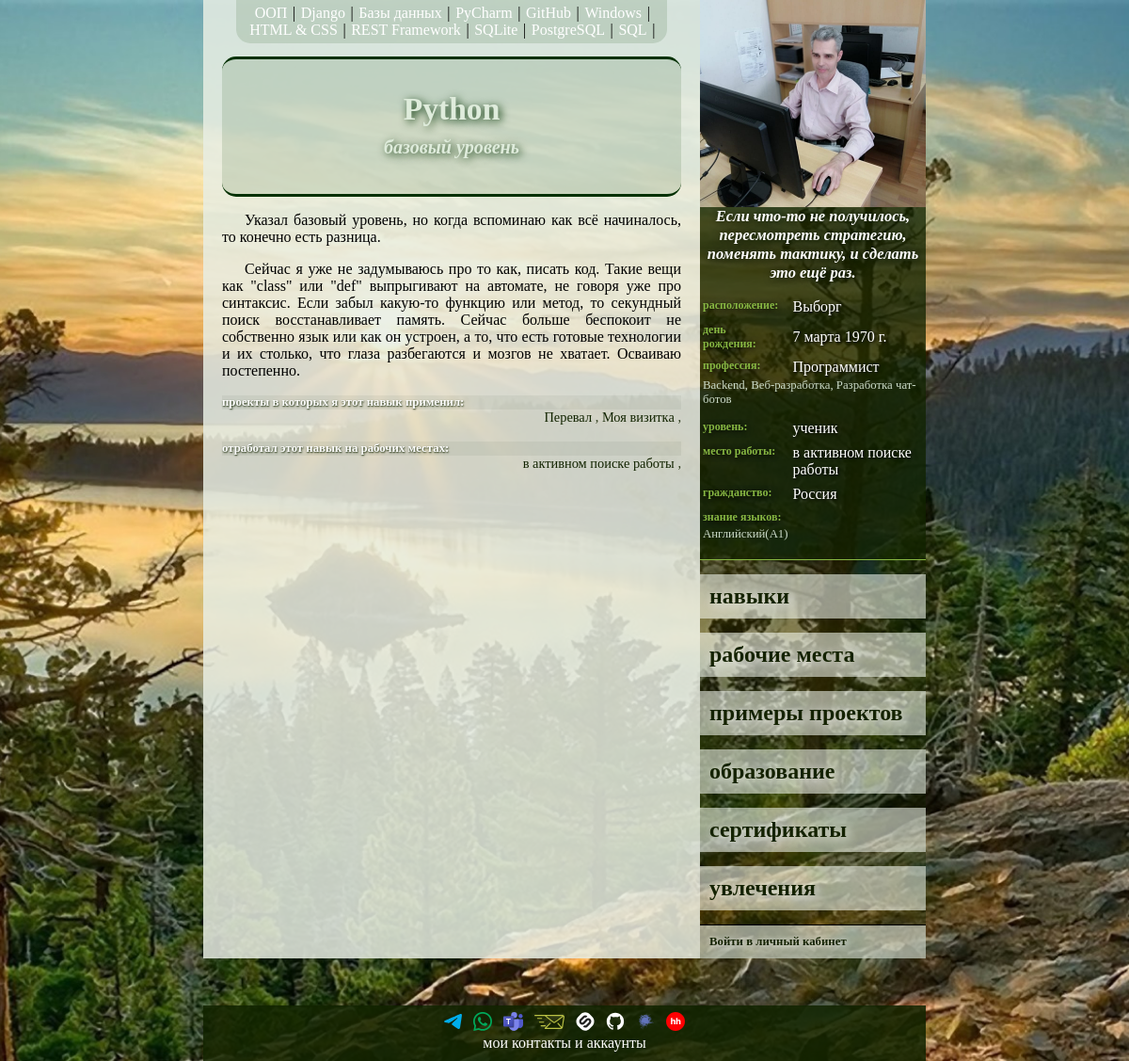
/1/data/skills/1, run on an earlier commit of the app's database.
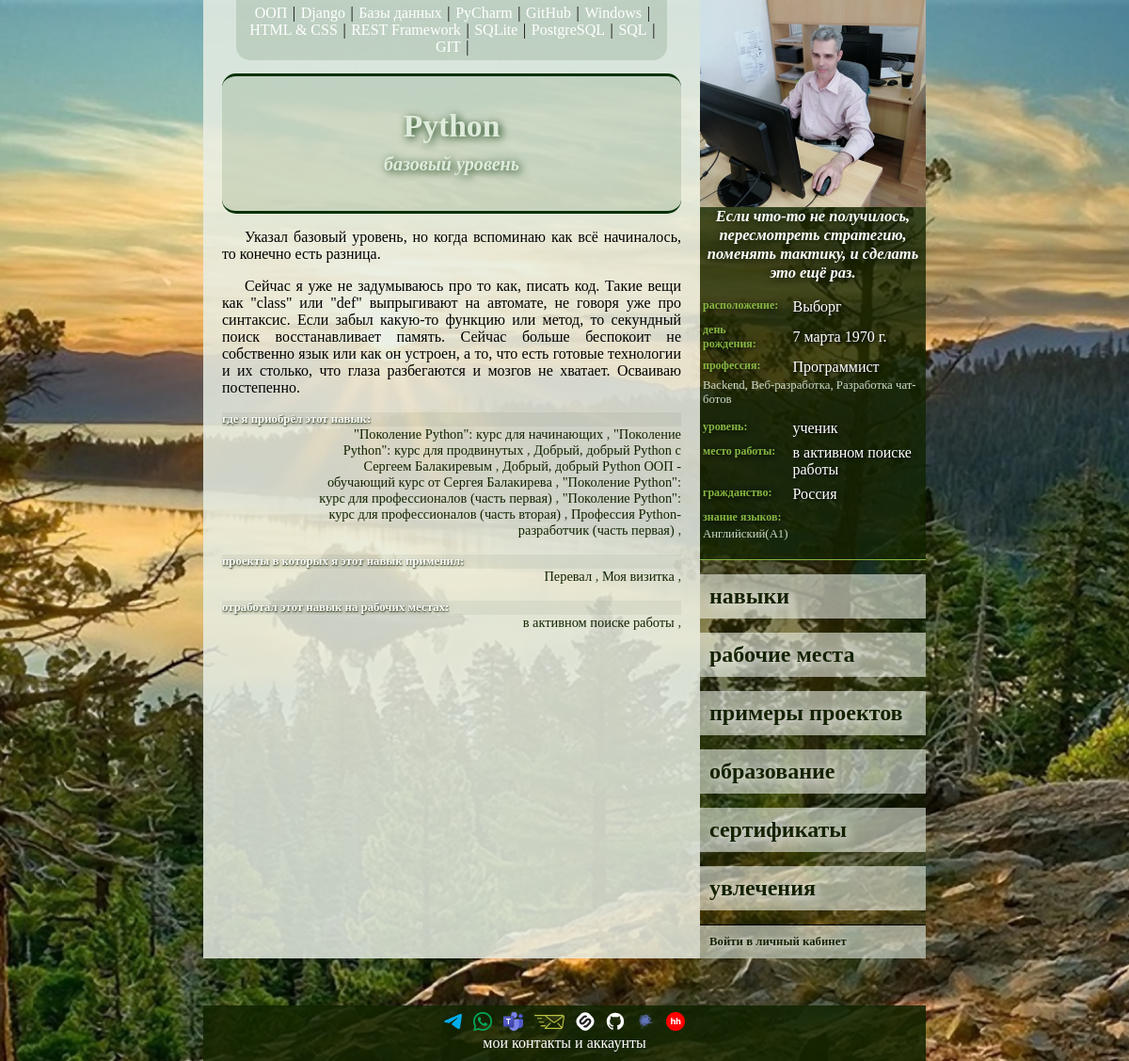
And on a later commit of the database.
### new/models.py (models this page shows, shortened)
class Generalization(models.Model):
    name = models.CharField(max_length=500, unique=True, verbose_name="Наименование")
    description = models.TextField(verbose_name="Описание")
    def __str__(self):
        return self.name
    class Meta:
        abstract = True

class Skill(Generalization):
    LEVEL_OF_OWNERSHIP = {
        "JN": "базовый",
        "MD": "средний",
        "SN": "продвинутый",
    }
    level = models.CharField(
        max_length=2,
        choices=LEVEL_OF_OWNERSHIP,
        null=True,
        blank=True,
        verbose_name="Уровень владения навыком",
    )
    objects: ClassVar[models.Manager["Skill"]]
    class Meta:
        verbose_name = "Навык"
        verbose_name_plural = "Навыки"

class StartAndEndDates(models.Model):
    start_date = models.DateField(blank=True, null=True, verbose_name="Дата начала")
    end_date = models.DateField(blank=True, null=True, verbose_name="Дата окончания")
    start_date: Optional[date]
    end_date: Optional[date]
    class Meta:
        abstract = True

class LinkToTheOriginal(models.Model):
    link_to_the_original = models.URLField(blank=True, null=True, verbose_name="Ссылка на оригинал")
    class Meta:
        abstract = True

class Project(Generalization, StartAndEndDates, LinkToTheOriginal):
    used_skills = models.ManyToManyField(
        Skill,
        blank=True,
        related_name="projects",
        verbose_name="В проекте использованы навыки",
    )
    job = models.ForeignKey(
        Working,
        null=True,
        blank=True,
        on_delete=models.SET_NULL,
        related_name="projects",
        verbose_name="Рабочее место проекта",
    )
    objects: ClassVar[models.Manager["Project"]]
    class Meta:
        verbose_name = "Проект"
        verbose_name_plural = "Проекты"

class Working(Generalization, StartAndEndDates, LinkToTheOriginal):
    position = models.CharField(max_length=255, verbose_name="Должность")
    used_skills = models.ManyToManyField(
        Skill,
        blank=True,
        related_name="i_worked_for",
        verbose_name="Навыки полученные на этой работе",
    )
    objects: ClassVar[models.Manager["Working"]]
    class Meta:
        verbose_name = "Рабочее место"
        verbose_name_plural = "Рабочие места"

class MyUser(AbstractUser):
    PROFESSIONAL_LEVELS = {
        "": "— Нет никакого —",
        "LR": "ученик",
        "BR": "начинающий",
        "LL": "небольшой опыт",
        "EX": "опыт есть",
        "PR": "профессионал",
        "SP": "супер-профессионал",
        "HB": "хобби",
    }
    BIOLOGICAL_SEX = {
        "": "— Не выбран —",
        "F": "женский",
        "M": "мужской"
    }
    photo = models.ImageField(
        "Собственное изображение",
        upload_to="user_s_photo/",
        null=True,
        blank=True,
    )
    biological_sex = models.CharField(
        max_length=1,
        choices=BIOLOGICAL_SEX,
        null=True,
        blank=True,
        verbose_name="Пол",
    )
    patronymic = models.CharField(max_length=100, verbose_name="Отчество", null=True, blank=True)
    birthday = models.DateField(null=True, blank=True, verbose_name="День рождения")
    citizenship = models.ForeignKey(
        CountryOfConsignment, on_delete=models.SET_NULL, null=True, blank=True, verbose_name="Гражданство"
    )
    city = models.ForeignKey(City, on_delete=models.SET_NULL, null=True, blank=True, verbose_name="Город")
    profession = models.ForeignKey(
        Profession, on_delete=models.SET_NULL, null=True, blank=True, verbose_name="Профессия"
    )
    specialization_professions = models.ManyToManyField(
        SupplementProfession,
        blank=True,
        related_name="supplement_user",
        verbose_name="Специализация",
    )
    the_level_of_professionalism = models.CharField(
        max_length=2,
        choices=PROFESSIONAL_LEVELS,
        null=True,
        blank=True,
        verbose_name="Уровень профессионализма",
    )
    job = models.ForeignKey(
        Organization,
        on_delete=models.SET_NULL,
        null=True,
        blank=True,
        verbose_name="Текущее место работы",
    )
    languages = models.ManyToManyField(
        Language,
        blank=True,
        related_name="knowledge_of_foreign_languages",
        verbose_name="Знание языков",
    )
    motto = models.CharField(max_length=1000, verbose_name="Мой девиз", null=True, blank=True)
    about_me = models.TextField(verbose_name="Обо мне", null=True, blank=True)

class City(models.Model):
    name = models.CharField(max_length=100, unique=True, verbose_name="Название")
    class Meta:
        ordering = ["name"]
        verbose_name = "Название города"
        verbose_name_plural = "Названия городов"
    def __str__(self):
        return self.name

class Profession(models.Model):
    name = models.CharField(max_length=100, unique=True, verbose_name="Название")
    supplement_the_profession_of_the_user = models.ManyToManyField(
        SupplementProfession,
        related_name="supplement_profession"
    )
    class Meta:
        ordering = ["name"]
        verbose_name = "Профессия"
        verbose_name_plural = "Профессии"
    def __str__(self):
        return self.name

class SupplementProfession(models.Model):
    name = models.CharField(max_length=100, unique=True, verbose_name="Наименование")
    class Meta:
        ordering = ["name"]
        verbose_name = "Специализация"
        verbose_name_plural = "Специализации"
    def __str__(self):
        return self.name

class Organization(models.Model):
    name = models.CharField(max_length=100, unique=True, verbose_name="Название")
    city = models.ForeignKey(City, on_delete=models.SET_NULL, null=True, blank=True, verbose_name="Город")
    class Meta:
        ordering = ["name"]
        verbose_name = "Организация"
        verbose_name_plural = "Организации"
    def __str__(self):
        return self.name

class CountryOfConsignment(models.Model):
    name = models.CharField(max_length=100, unique=True, verbose_name="Название")
    state_flag = models.ImageField("Государственный флаг", upload_to="flag/", null=True, blank=True)
    class Meta:
        ordering = ["name"]
        verbose_name = "Название страны"
        verbose_name_plural = "Названия стран"
    def __str__(self):
        return self.name

class Language(models.Model):
    LANGUAGE_LEVEL = {
        "A1": "начальный",
        "A2": "элементарный",
        "B1": "средний",
        "B2": "выше среднего",
        "C1": "продвинутый",
        "C2": "профессиональный",
    }
    name = models.CharField(max_length=100, verbose_name="Язык")
    level = models.CharField(
        max_length=2,
        choices=LANGUAGE_LEVEL,
        verbose_name="уровень",
        default="A1"
    )
    class Meta:
        ordering = ["name"]
        verbose_name = "Иностранный язык"
        verbose_name_plural = "Иностранные языки"
    def __str__(self):
        return f"{self.name}({self.level})"

class Course(Generalization, StartAndEndDates, LinkToTheOriginal):
    the_author_is_a_host = models.ForeignKey(
        DeveloperOfTheCourse,
        on_delete=models.SET_NULL,
        verbose_name="Автор или разработчик",
        null=True,
        blank=True
    )
    used_skills = models.ManyToManyField(
        Skill,
        blank=True,
        related_name="courses",
        verbose_name="Приобретённые навыки",
    )
    objects: ClassVar[models.Manager["Course"]]
    class Meta:
        verbose_name = "Курс"
        verbose_name_plural = "Курсы"

### new/views.py (the view)
class DetailedSkill(GetContext, DetailView):
    template_name = "new/detailed_of_skill.html"
    model = Skill
    context_object_name = "skill"
    def get_context_data(self, **kwargs):
        context = super().get_context_data(**kwargs)
        context["menu"] = Skill.objects.exclude(pk=self.object.pk)
        return context

### new/templates/new/detailed_of_skill.html (shortened to what this page needs)
{%extends 'base.html'%}
{% block body %}
<div class="upper_menu">
    {% for choice in menu %}
        <a href="{% url 'отобразить конкретный навык' choice.id %}">{{ choice }}</a> |
    {% endfor %}
</div>
<div class="name_user">
    <div class="under_name_user">
        {{ skill.name }}
        <span class="subtitle">
            {% if skill.level is none %}
                навык не отработан
            {% else %}
                {{ skill.get_level_display }} уровень
            {% endif %}
        </span>
    </div>
</div>
<div class="specifics">
    <div class="main_text">
        {{ skill.description|linebreaks }}
    </div>
    {% if skill.courses.all %}
        <h4>где я приобрёл этот навык:</h4>
        <p>
            {% for course in skill.courses.all %}
                <a href="{% url 'отобразить конкретный курс' course.id %}" class="list_specifications">
                    {{ course }}
                </a>,
            {% endfor %}
        </p>
    {% endif %}
    {% if skill.projects.all %}
        <h4>проекты в которых я этот навык применил:</h4>
        <p>
            {% for project in skill.projects.all %}
                <a href="{% url 'отобразить конкретный проект' project.id %}" class="list_specifications">
                    {{ project }}
                </a>,
            {% endfor %}
        </p>
    {% endif %}
    {% if skill.i_worked_for.all %}
        <h4>отработал этот навык на рабочих местах:</h4>
        <p>
            {% for worked in skill.i_worked_for.all %}
                <a href="{% url 'отобразить конкретное рабочее место' worked.id %}" class="list_specifications">
                    {{ worked }}
                </a>,
            {% endfor %}
        </p>
    {% endif %}
</div>
{% endblock body %}

### templates/base.html (shortened to what this page needs)
<!DOCTYPE html>
{%load static%}
<html lang="ru">
<head>
    <link rel="stylesheet" href="{% static 'css/style.css' %}">
    <link rel="stylesheet" href="{% static 'css/menu_style.css' %}">
    <link rel="stylesheet" href="{% static 'css/individual_data.css' %}">
</head>
<body>
<div class="main">
    <div class="info">
        <div class="basic_inf">
            {% block body %}{% endblock %}
        </div>
    </div>
    <div class="right_bar">
        {% if "data" not in request.path %}
            <div class="main_info">{% include 'new/main_info.html' %}</div>
        {% else %}
            <div class="main_info">{% include 'new/main_info.html' with myuser=i_am %}</div>
        {% endif %}
        <div class="menu">{% include 'includes/menu.html' %}</div>
    </div>
</div>
<div class="footer">{% include 'includes/footer.html' %}</div>
</body>
</html>

### new/templates/new/main_info.html
{% load static %}
{% if myuser %}
	<div class="photo">{% if myuser.photo %}
		<a href="/{{ myuser.id }}">
			<img
					src="{% static ''|add:myuser.photo.url %}"
					alt="Личная фотография"
			>
		</a>
		{% else %}
		<img
				src="{% static 'images/user_s_photo/default.jpg' %}"
				alt="Фото по умолчанию"
		>
		{% endif %}
	</div>
	<div class="motto">
		{% if myuser.motto %}
			{{ myuser.motto }}
		{% else %}
			у пользователя нет девиза
		{% endif %}
	</div>
	<table class="ind_info">
		<tbody class="tbl_info">
			{% if myuser.city %}
			<tr>
				<td class="left_column">расположение:</td>
				<td class="right_column">{{ myuser.city }}</td>
			</tr>
			{% endif %}
			{% if myuser.birthday %}
			<tr>
				<td class="left_column">день рождения:</td>
				<td class="right_column">{{ myuser.birthday }}</td>
			</tr>
			{% endif %}
			{% if myuser.profession %}
			<tr>
				<td class="left_column">профессия:</td>
				<td class="right_column">{{ myuser.profession }}</td>
			</tr>
			{% endif %}
            {% if myuser.profession %}
                {% if myuser.specialization_professions %}
                    <tr>
                        <td colspan="2" class="uni_cells">
                            {{ myuser.specialization_professions.all|join:", " }}
                        </td>
                    </tr>
                {% endif %}
            {% endif %}
			{% if myuser.get_the_level_of_professionalism_display %}
			<tr>
				<td class="left_column">уровень:</td>
				<td class="right_column">{{ myuser.get_the_level_of_professionalism_display }}</td>
			</tr>
			{% endif %}
			{% if myuser.job %}
			<tr>
				<td class="left_column">место работы:</td>
				<td class="right_column">{{ myuser.job }}</td>
			</tr>
			{% endif %}
			{% if myuser.citizenship %}
			<tr>
				<td class="left_column">гражданство:</td>
				<td class="right_column">{{ myuser.citizenship }}</td>
			</tr>
			{% endif %}
			{% if myuser.languages.all %}
			<tr>
				<td colspan="2" class="left_column">знание языков:</td>
			</tr>
			<tr>
				<td colspan="2" class="uni_cells">
					{{ myuser.languages.all|join:", " }}
				</td>
			</tr>
			{% endif %}
		</tbody>
	</table>
{% endif %}

### templates/includes/menu.html
{% if "/1" not in request.path %}
	<a href="/1"><div class="menu_item">к резюме Сергея</div></a>
{% else %}
	<a href="{% url 'отобразить навыки' %}"><div class="menu_item">навыки</div></a>
	<a href="{% url 'отобразить рабочие места' %}"><div class="menu_item">рабочие места</div></a>
	<a href="{% url 'отобразить проекты' %}"><div class="menu_item">примеры проектов</div></a>
	<a href="{% url 'отобразить курсы' %}"><div class="menu_item">образование</div></a>
	<a href="{% url 'отобразить сертификаты' %}"><div class="menu_item">сертификаты</div></a>
	<a href="{% url 'отобразить увлечения' %}"><div class="menu_item">увлечения</div></a>
{% endif %}
{% if user.is_authenticated %}
<p>Личный кабинет:</p>
<a href="{% url 'отобразить личные данные' user.id %}">
	<div class="menu_item menu_item_accounts">Вы вошли под ником: <p>{{user}}</p></div>
</a>
{% else %}
<a href="/accounts/">
	<div class="menu_item menu_item_accounts">Войти в личный кабинет</div>
</a>
{% endif %}

### templates/includes/footer.html
{% load static %}
<div style="display: flex;justify-content: center;align-items: center;gap: 12px;">
    <a href="https://t.me/Shining_Archangel_Ray"
       title="Телеграмм"
       target="_blank">
        <img src="{% static 'images/icon/Telegram_logo.svg' %}" height="16">
    </a>
    <a href="{% url 'переход в ВатсАпп' %}"
       title="WhatsApp"
       target="_blank">
        <img src="{% static 'images/icon/WhatsApp_logo.svg' %}" height="20">
    </a>
    <a href="{% url 'переход во вражеский мессенджер' %}"
       title="Teams"
       target="_blank">
        <img src="{% static 'images/icon/Microsoft_Teams_logo.svg' %}" height="20">
    </a>
    <a href="{% url 'отправка сообщения с сайта мне' %}"
       title="отправить сообщение по эл.почте">
        <img src="{% static 'images/icon/sendmail.svg' %}" height="15">
    </a>
    <a href="https://stepik.org/users/501155772"
       title="Степик"
       target="_blank">
        <img src="{% static 'images/icon/Stepik_logo.svg' %}" height="20">
    </a>
    <a href="https://github.com/Archangel-Ray"
       title="GitHub"
       target="_blank">
        <img src="{% static 'images/icon/GitHub_logo.svg' %}" height="20">
    </a>
    <a href="https://career.habr.com/archangel_ray"
       title="Хабр Карьера"
       target="_blank">
        <img src="{% static 'images/icon/Habr_logo.svg' %}" height="20">
    </a>
    <a href="https://vyborg.hh.ru/resume/28f8f2d8ff0b62ac080039ed1f474966736753"
       title="Резюме на Хэдхантер"
       target="_blank">
        <img src="{% static 'images/icon/hh_ru_logo.svg' %}" height="20">
    </a>
</div>
мои контакты и аккаунты

What changed in the data, as far as the page shows it:
added Skill: name "GIT"
added Course: name "\"Поколение Python\": курс для начинающих"
added Course: name "\"Поколение Python\": курс для продвинутых"
added Course: name "Добрый, добрый Python с Сергеем Балакиревым"
added Course: name "Добрый, добрый Python ООП - обучающий курс от Сергея Балакирева"
added Course: name "\"Поколение Python\": курс для профессионалов (часть первая)"
added Course: name "\"Поколение Python\": курс для профессионалов (часть вторая)"
added Course: name "Профессия Python-разработчик (часть первая)"
Also different on the page:
text now shown: "где я приобрёл этот навык:"
